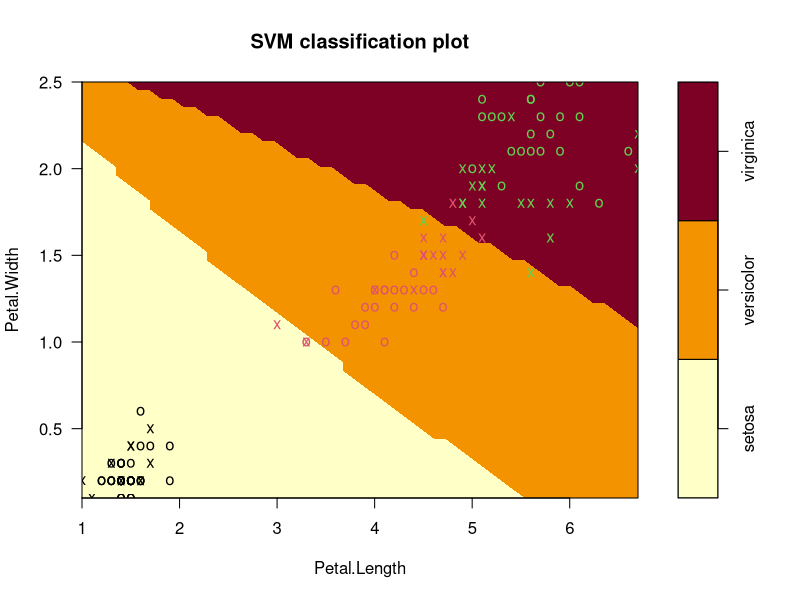
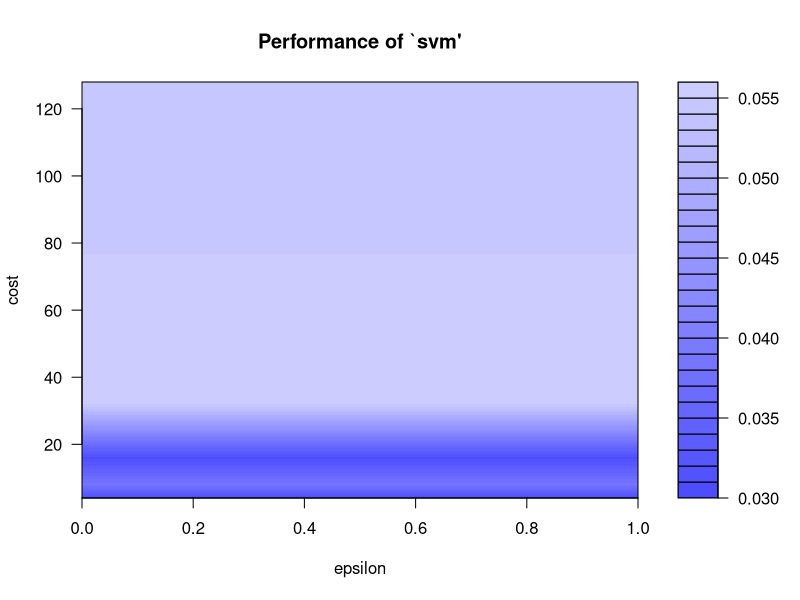
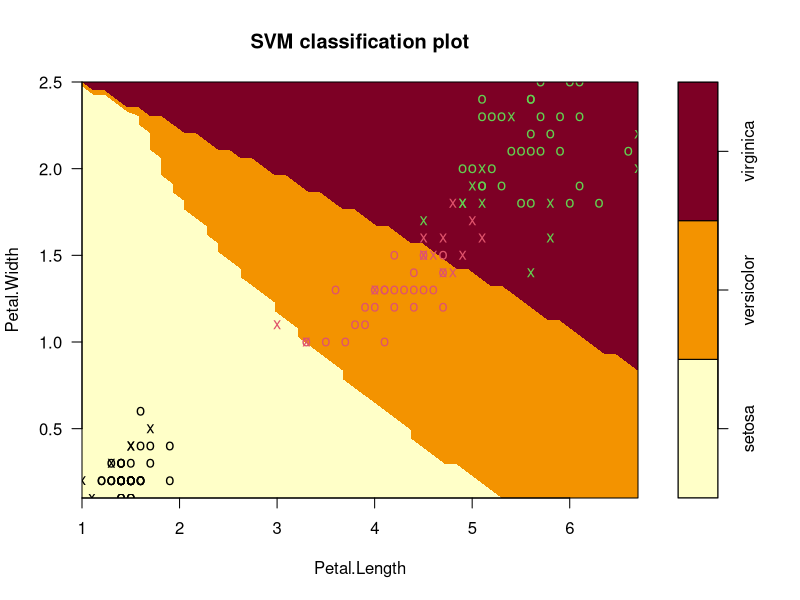

The R source for these figures, in order:
## ---- chunk 1
knitr::opts_chunk$set(echo = TRUE)
library(e1071)
library(ggplot2)
## ---- chunk 2
data(iris)
attach(iris)
## ---- chunk 3
## split ramdomly into training and test sets
iris[,"train"] <- ifelse(runif(nrow(iris)) < 0.8, 1, 0)
## separate training and test sets by using the flag culumn "train"
trainset <- iris[iris$train == 1,]
testset <- iris[iris$train == 0,]
## remove training flag column
trainset <- subset(trainset, select = -c(train))
testset <- subset(testset, select = -c(train))
## ---- chunk 4
## build model – linear kernel and C-classification (soft margin) with default cost (C = 1)
## predict Species, using all data points (signified by the dot)
svm_model <- svm(Species ~ ., data = trainset, kernel ="radial")
summary(svm_model)
## ---- chunk 5
plot(svm_model, data = trainset, Petal.Width ~ Petal.Length, slice = list(Sepal.Width = 3, Sepal.Length = 4))
## ---- chunk 6
pred_train <- predict(svm_model, trainset)
## test set predictions
pred_test <- predict(svm_model, testset)
## ---- chunk 7
accu_tab <- table(Predicted = pred_test, Real = testset$Species)
accu_tab
## misclassification rate
1 - sum(diag(accu_tab)) / sum(accu_tab)
## classification accuracy
sum(diag(accu_tab)) / sum(accu_tab)
## ---- chunk 8
set.seed(42)
## don't run more combinations than your machine can handle (with large data sets)
tune_model <- tune(svm, Species~.,
                   data = trainset, 
                   ranges = list(epsilon = seq(0,1,0.1), cost = 2^(2:7))
                   )
## darker regions mean better results
plot(tune_model)
summary(tune_model)
## ---- chunk 9
## grab the optimized model
opti_model <- tune_model$best.model
summary(opti_model)
plot(opti_model, data = trainset, Petal.Width ~ Petal.Length, slice = list(Sepal.Width = 3, Sepal.Length = 4))
## ---- chunk 10
pred_train <- predict(opti_model, trainset)
accu_tab <- table(Predicted = pred_train, Real = trainset$Species)
accu_tab
## misclassification rate
1 - sum(diag(accu_tab)) / sum(accu_tab)
## classification accuracy
sum(diag(accu_tab)) / sum(accu_tab)
## ---- chunk 11
pred_test <- predict(opti_model, testset)
accu_tab <- table(Predicted = pred_test, Real = testset$Species)
accu_tab
## misclassification rate
1 - sum(diag(accu_tab)) / sum(accu_tab)
## classification accuracy
sum(diag(accu_tab)) / sum(accu_tab)
